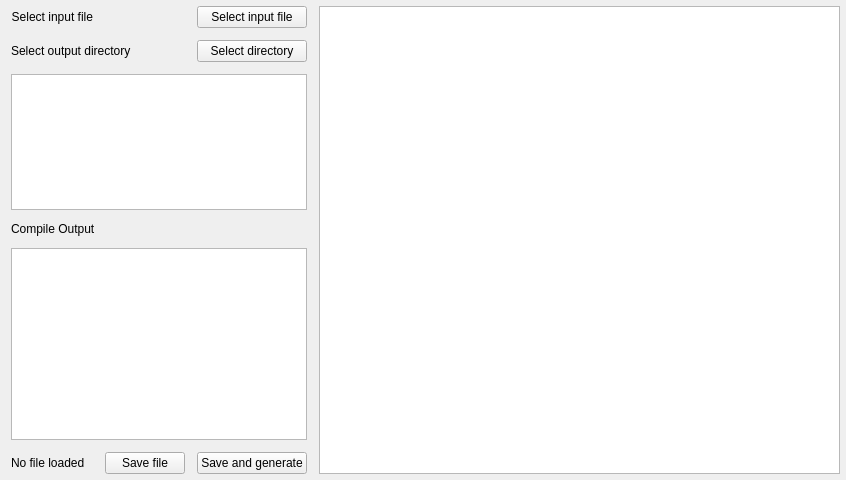
<?xml version="1.0" encoding="UTF-8"?>
<ui version="4.0">
 <class>XMLCommProtocolWidget</class>
 <widget class="QWidget" name="XMLCommProtocolWidget">
  <property name="geometry">
   <rect>
    <x>0</x>
    <y>0</y>
    <width>846</width>
    <height>480</height>
   </rect>
  </property>
  <property name="windowTitle">
   <string>Form</string>
  </property>
  <layout class="QGridLayout" name="gridLayout" rowstretch="0,0,100,0,0,0" columnstretch="1,1,1,100">
   <property name="topMargin">
    <number>6</number>
   </property>
   <property name="rightMargin">
    <number>6</number>
   </property>
   <property name="bottomMargin">
    <number>6</number>
   </property>
   <property name="spacing">
    <number>12</number>
   </property>
   <item row="0" column="0">
    <widget class="QLabel" name="fileNameLabel">
     <property name="maximumSize">
      <size>
       <width>300</width>
       <height>16777215</height>
      </size>
     </property>
     <property name="text">
      <string>Select input file</string>
     </property>
     <property name="scaledContents">
      <bool>true</bool>
     </property>
     <property name="alignment">
      <set>Qt::AlignRight|Qt::AlignTrailing|Qt::AlignVCenter</set>
     </property>
    </widget>
   </item>
   <item row="0" column="2">
    <widget class="QPushButton" name="selectFileButton">
     <property name="text">
      <string>Select input file</string>
     </property>
     <property name="icon">
      <iconset resource="../../mavground.qrc">
       <normaloff>:/images/status/folder-open.svg</normaloff>:/images/status/folder-open.svg</iconset>
     </property>
    </widget>
   </item>
   <item row="0" column="3" rowspan="6">
    <widget class="QGCMAVLinkTextEdit" name="xmlTextView">
     <property name="readOnly">
      <bool>false</bool>
     </property>
    </widget>
   </item>
   <item row="1" column="0" colspan="2">
    <widget class="QLabel" name="outputDirNameLabel">
     <property name="maximumSize">
      <size>
       <width>400</width>
       <height>16777215</height>
      </size>
     </property>
     <property name="text">
      <string>Select output directory</string>
     </property>
     <property name="scaledContents">
      <bool>true</bool>
     </property>
    </widget>
   </item>
   <item row="1" column="2">
    <widget class="QPushButton" name="selectOutputButton">
     <property name="text">
      <string>Select directory</string>
     </property>
     <property name="icon">
      <iconset resource="../../mavground.qrc">
       <normaloff>:/images/status/folder-open.svg</normaloff>:/images/status/folder-open.svg</iconset>
     </property>
    </widget>
   </item>
   <item row="2" column="0" colspan="3">
    <widget class="QTreeView" name="xmlTreeView"/>
   </item>
   <item row="3" column="0" colspan="2">
    <widget class="QLabel" name="label">
     <property name="text">
      <string>Compile Output</string>
     </property>
    </widget>
   </item>
   <item row="4" column="0" colspan="3">
    <widget class="QPlainTextEdit" name="compileLog"/>
   </item>
   <item row="5" column="0">
    <widget class="QLabel" name="validXMLLabel">
     <property name="text">
      <string>No file loaded</string>
     </property>
    </widget>
   </item>
   <item row="5" column="1">
    <widget class="QPushButton" name="saveButton">
     <property name="text">
      <string>Save file</string>
     </property>
    </widget>
   </item>
   <item row="5" column="2">
    <widget class="QPushButton" name="generateButton">
     <property name="text">
      <string>Save and generate</string>
     </property>
     <property name="icon">
      <iconset resource="../../mavground.qrc">
       <normaloff>:/images/categories/applications-system.svg</normaloff>:/images/categories/applications-system.svg</iconset>
     </property>
    </widget>
   </item>
  </layout>
 </widget>
 <customwidgets>
  <customwidget>
   <class>QGCMAVLinkTextEdit</class>
   <extends>QTextEdit</extends>
   <header location="global">QGCMAVLinkTextEdit.h</header>
  </customwidget>
 </customwidgets>
 <resources>
  <include location="../../mavground.qrc"/>
 </resources>
 <connections/>
</ui>
